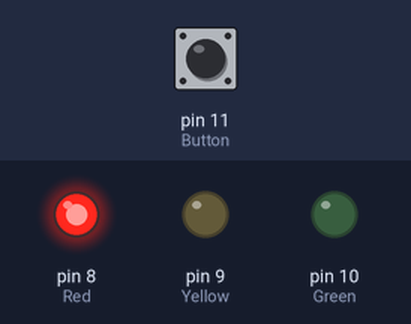
The sketch below on a simulated Arduino Uno, built with avr-gcc and run on an emulated ATmega328P. On the bench: output pins drawn as LEDs (lit = HIGH). Dashed ring = blinking. The test bench sets the inputs (shaded band); at power-on: pin 11 (Button) HIGH.

Above: at 1.2 s.
1.3 s: pin 11 (Button) pulled LOW for 1 s
At 3.5 s:
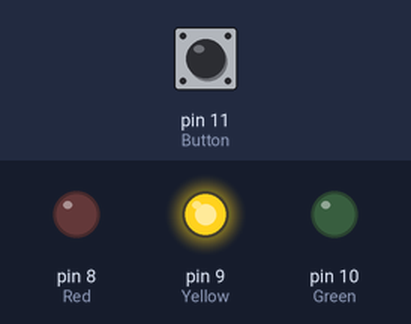
4.0 s: pin 11 (Button) pulled LOW for 0.15 s
At 4.9 s:
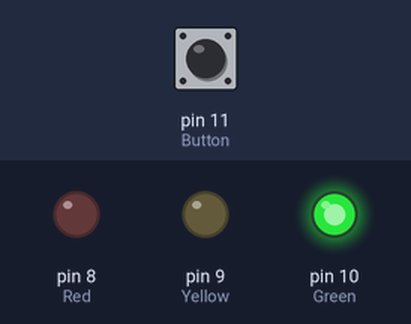
5.8 s: pin 11 (Button) pulled LOW for 3.2 s
At 6.25 s:
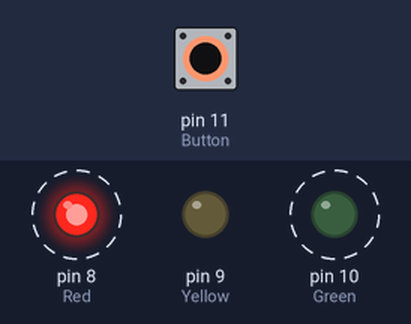
Timing chart, 0 to 10.6 s (numbered marks = the images above; inputs shaded):
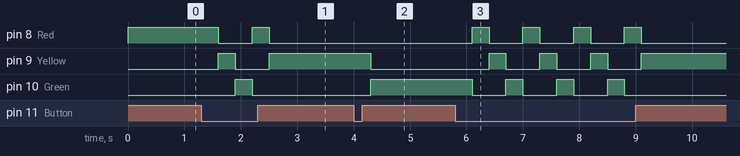

Measured:
- after the input at 1.3 s, pin 8 (Red): HIGH → LOW after 0.30 s, → HIGH 0.60 s later, → LOW 0.30 s later; pin 9 (Yellow): LOW → HIGH after 0.30 s, → LOW 0.30 s later, → HIGH 0.60 s later; pin 10 (Green): LOW → HIGH after 0.60 s, → LOW 0.30 s later
- after the input at 4.0 s, pin 9 (Yellow): HIGH → LOW after 0.30 s; pin 10 (Green): LOW → HIGH after 0.30 s
- after the input at 5.8 s, pin 8 (Red): alternates HIGH for 0.30 s and LOW for 0.60 s, 8 changes in all, then stays LOW, starting after 0.30 s; pin 9 (Yellow): alternates HIGH for 0.30 s and LOW for 0.60 s, 7 changes in all, then stays HIGH, starting after 0.60 s

The sketch:

Traffic_Light_swap_by_button.ino
```cpp
#define Red  8
#define Yellow 9
#define Green 10
#define Button 11

 uint8_t ControlFlag = 0 ; // control flag
void Check_flag() ; // function checks the button
void setup() {

pinMode(Red,OUTPUT)   ; // initialize the pins of the LEDS
pinMode(Yellow,OUTPUT);
pinMode(Green,OUTPUT) ;
pinMode(Button,INPUT_PULLUP) ;
}

void loop() {
switch (ControlFlag)
{
case 0 :
  digitalWrite(Red,HIGH) ;
  digitalWrite(Green,LOW) ;
  break ;
case 1 :
  digitalWrite(Yellow,HIGH) ;
  digitalWrite(Red,LOW) ;
  break ;
 case 2 :
 digitalWrite(Green,HIGH) ;
 digitalWrite(Yellow,LOW) ;
 break ;
 default :
  {
    // check error
  }
}
  Check_flag() ;
}

void Check_flag()
{ while(1)
{ if (digitalRead(Button)==LOW)
  {    ControlFlag++ ;
        if (3==ControlFlag)  // reset flag :D
             ControlFlag=0 ;
            delay(300) ; //  to delay the reading of the button
           break ;
  }

}
}
```
